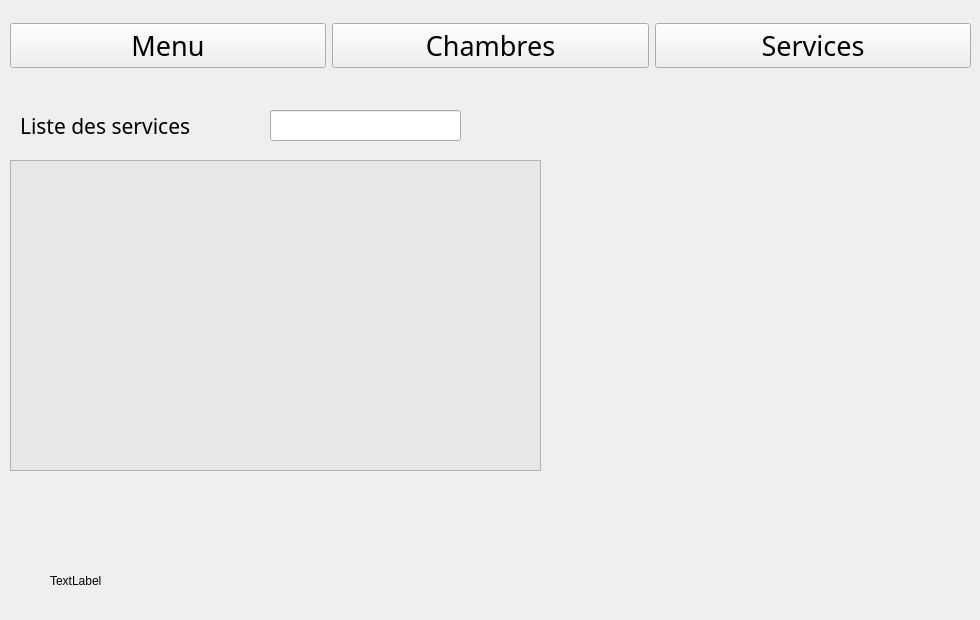
      <widget class="QWidget" name="Services">
       <widget class="QPushButton" name="pushButton_triServices">
        <property name="geometry">
         <rect>
          <x>740</x>
          <y>350</y>
          <width>41</width>
          <height>41</height>
         </rect>
        </property>
        <property name="styleSheet">
         <string notr="true">#pushButton_triServices{
background-color: transparent;
border-image: url(:/pics/pics/sort.png);
background: none;
border: none;
background-repeat: none;
}</string>
        </property>
        <property name="text">
         <string/>
        </property>
       </widget>
       <widget class="QTableView" name="tableView_services">
        <property name="geometry">
         <rect>
          <x>10</x>
          <y>160</y>
          <width>531</width>
          <height>311</height>
         </rect>
        </property>
        <property name="styleSheet">
         <string notr="true">QTableView{
background:rgb(231, 231, 231);
}</string>
        </property>
       </widget>
       <widget class="QWidget" name="horizontalLayoutWidget_2">
        <property name="geometry">
         <rect>
          <x>10</x>
          <y>20</y>
          <width>961</width>
          <height>51</height>
         </rect>
        </property>
        <layout class="QHBoxLayout" name="horizontalLayout_28">
         <item>
          <widget class="QPushButton" name="pushButton_petitmenu">
           <property name="font">
            <font>
             <family>Quicksand SemiBold</family>
             <pointsize>20</pointsize>
             <weight>50</weight>
             <bold>false</bold>
            </font>
           </property>
           <property name="text">
            <string>Menu</string>
           </property>
          </widget>
         </item>
         <item>
          <widget class="QPushButton" name="pushButton_Chambre">
           <property name="font">
            <font>
             <family>Quicksand SemiBold</family>
             <pointsize>20</pointsize>
             <weight>50</weight>
             <bold>false</bold>
            </font>
           </property>
           <property name="text">
            <string>Chambres</string>
           </property>
          </widget>
         </item>
         <item>
          <widget class="QPushButton" name="pushButton_services">
           <property name="font">
            <font>
             <family>Quicksand SemiBold</family>
             <pointsize>20</pointsize>
             <weight>50</weight>
             <bold>false</bold>
            </font>
           </property>
           <property name="text">
            <string>Services</string>
           </property>
          </widget>
         </item>
        </layout>
       </widget>
       <widget class="QPushButton" name="supprimer_service">
        <property name="geometry">
         <rect>
          <x>740</x>
          <y>280</y>
          <width>41</width>
          <height>41</height>
         </rect>
        </property>
        <property name="styleSheet">
         <string notr="true">#supprimer_service{
background-color: transparent;
border-image: url(:/pics/pics/trashSahar.png);
background: none;
border: none;
background-repeat: none;
}</string>
        </property>
        <property name="text">
         <string/>
        </property>
       </widget>
       <widget class="QPushButton" name="pushButton_rechercherService">
        <property name="geometry">
         <rect>
          <x>480</x>
          <y>110</y>
          <width>41</width>
          <height>31</height>
         </rect>
        </property>
        <property name="styleSheet">
         <string notr="true">#pushButton_rechercherService{
background-color: transparent;
border-image: url(:/pics/pics/search.png);
background: none;
border: none;
background-repeat: none;
}</string>
        </property>
        <property name="text">
         <string/>
        </property>
       </widget>
       <widget class="QPushButton" name="ajouter_service">
        <property name="geometry">
         <rect>
          <x>740</x>
          <y>220</y>
          <width>41</width>
          <height>41</height>
         </rect>
        </property>
        <property name="styleSheet">
         <string notr="true">#ajouter_service{
background-color: transparent;
border-image: url(:/pics/pics/add.png);
background: none;
border: none;
background-repeat: none;
}</string>
        </property>
        <property name="text">
         <string/>
        </property>
       </widget>
       <widget class="QLineEdit" name="lineEdit_rechercheServices">
        <property name="geometry">
         <rect>
          <x>270</x>
          <y>110</y>
          <width>191</width>
          <height>31</height>
         </rect>
        </property>
        <property name="font">
         <font>
          <family>Quicksand SemiBold</family>
          <weight>75</weight>
          <bold>true</bold>
         </font>
        </property>
       </widget>
       <widget class="QLabel" name="label_listeServices">
        <property name="geometry">
         <rect>
          <x>20</x>
          <y>110</y>
          <width>241</width>
          <height>31</height>
         </rect>
        </property>
        <property name="font">
         <font>
          <family>Quicksand SemiBold</family>
          <pointsize>16</pointsize>
         </font>
        </property>
        <property name="text">
         <string>Liste des services</string>
        </property>
       </widget>
       <widget class="QLabel" name="animation_service">
        <property name="geometry">
         <rect>
          <x>50</x>
          <y>550</y>
          <width>71</width>
          <height>61</height>
         </rect>
        </property>
        <property name="text">
         <string>TextLabel</string>
        </property>
       </widget>
      </widget>
